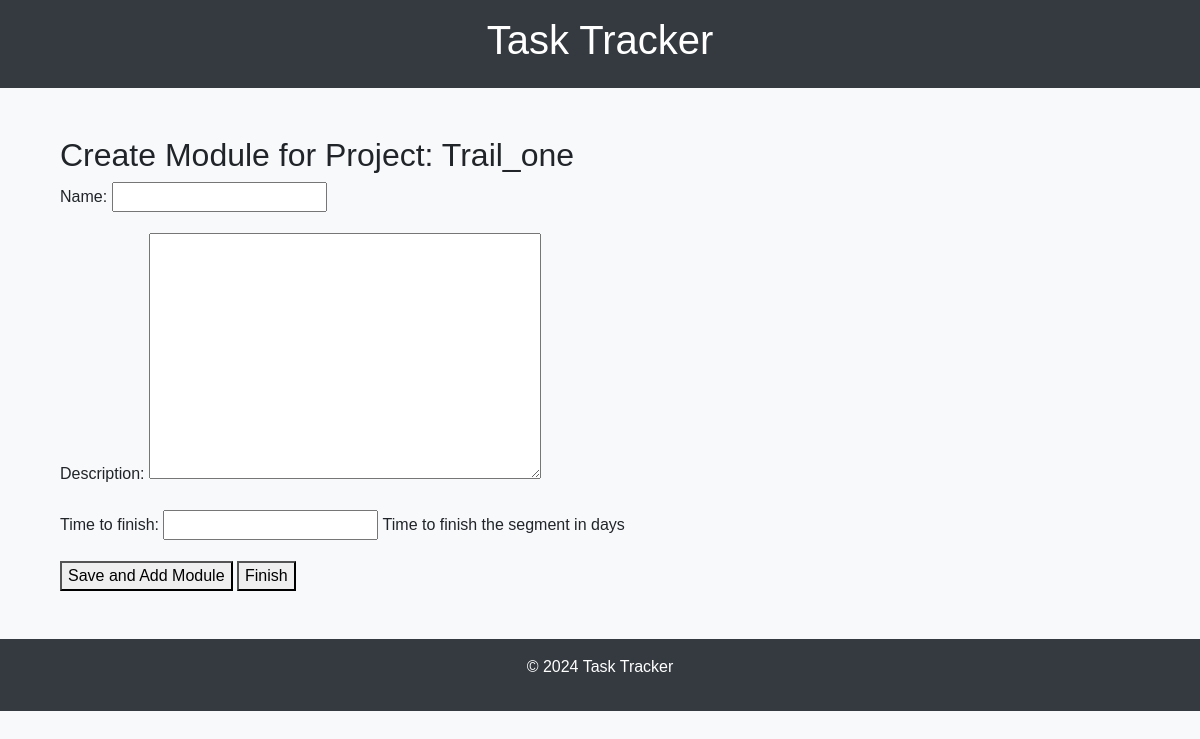
Page /create_segment/1/ on the earlier database version.
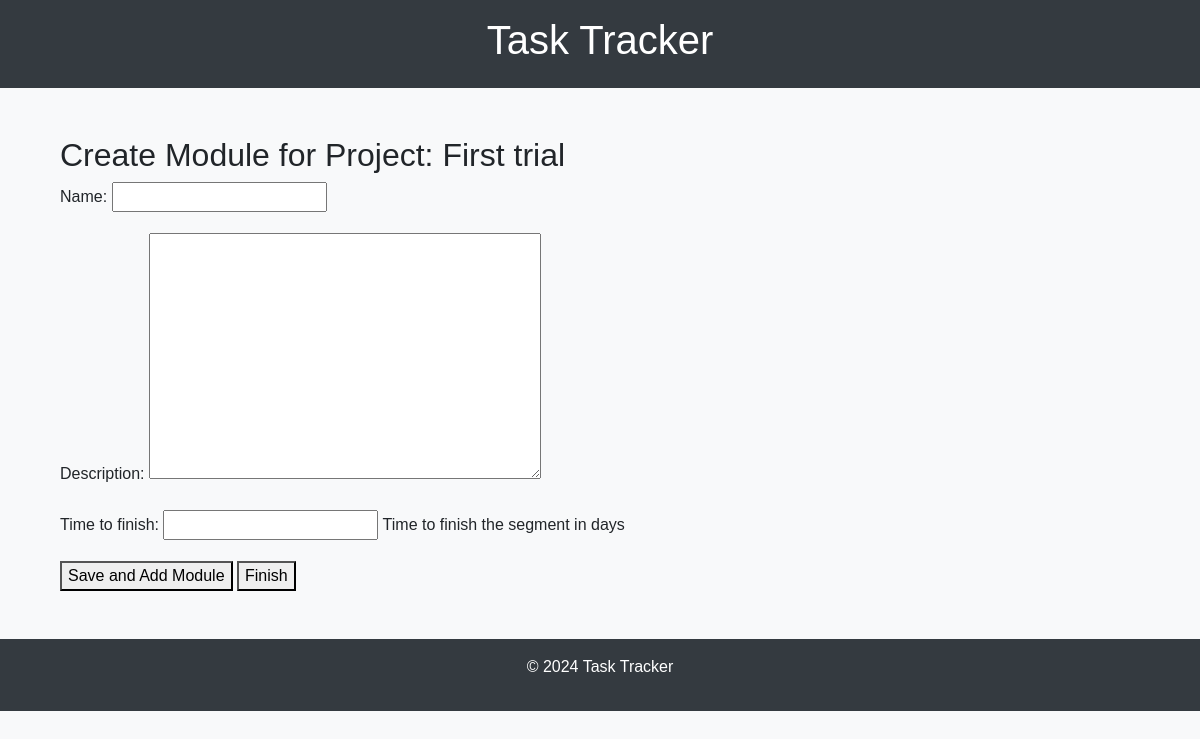
Same page on the later database version.
### accounts/models.py (models this page shows, shortened)
class Project(models.Model):
    name = models.CharField(max_length=100)
    description = models.TextField()
    time_to_finish = models.IntegerField(null=True, blank=True)
    owner = models.ForeignKey(User, on_delete=models.CASCADE)

### accounts/views.py (the view)
# urls.py: path('create_segment/<int:project_id>/', accounts_views.create_segment, name='create_segment'),
def create_segment(request, project_id):
    project = get_object_or_404(Project, id=project_id)
    if request.method == 'POST':
        form = SegmentForm(request.POST)
        if form.is_valid():
            segment = form.save(commit=False)
            segment.project = project
            segment.save()
            if 'add_another' in request.POST:
                return redirect('create_segment', project_id=project.id)
            else:
                return redirect('project_detail', project_id=project.id)
    else:
        form = SegmentForm()
    return render(request, 'accounts/create_segment.html', {'form': form, 'project': project})

### accounts/forms.py
class SegmentForm(forms.ModelForm):
    class Meta:
        model = Segment
        fields = ['name', 'description', 'time_to_finish']

### accounts/templates/accounts/create_segment.html (shortened to what this page needs)
{% extends "base_generic.html" %}
{% block content %}
<div class="container mt-5">
    <h2>Create Module for Project: {{ project.name }}</h2>
    <form method="post">
        {{ form.as_p }}
        <button type="submit" name="add_another">Save and Add Module</button>
        <button type="submit" name="finish">Finish</button>
    </form>
</div>
{% endblock %}

### templates/base_generic.html (shortened to what this page needs)
<!DOCTYPE html>
<html lang="en">
<head>
    <link rel="stylesheet" href="https://maxcdn.bootstrapcdn.com/bootstrap/4.0.0/css/bootstrap.min.css">
</head>
<body>
    <header class="bg-dark text-white p-3 text-center">
        <h1>Task Tracker</h1>
    </header>
    <main class="container">
        {% block content %}{% endblock %}
    </main>
    <footer class="bg-dark text-white text-center p-3 mt-5">
        <p>&copy; 2024 Task Tracker</p>
    </footer>
</body>
</html>

### templates/base_generic.html (style rules this page uses)
body { background-color: #f8f9fa; font-family: Arial, sans-serif; }

Differences in the rows shown:
changed Project: name "Trail_one" → "First trial"
